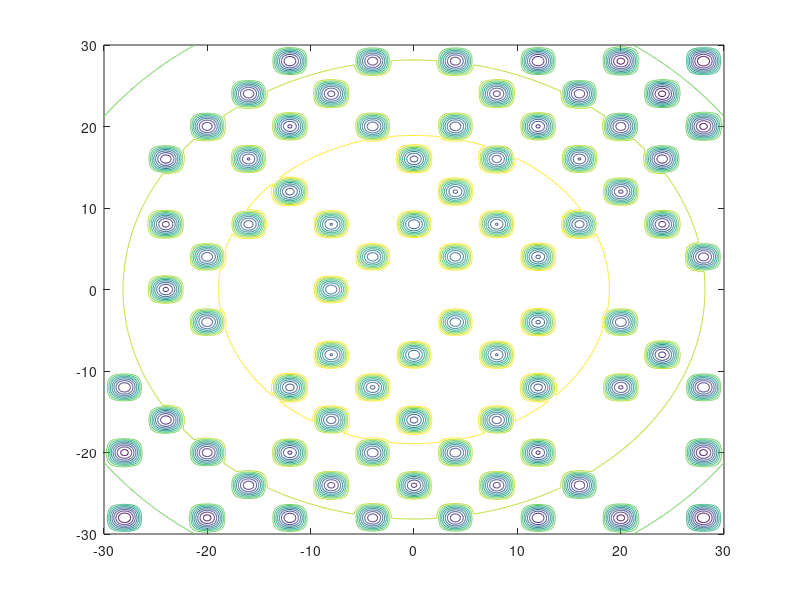

The MATLAB source for this figure: (Note: this script raises an error after producing the figure.)
clear all;
reso=0.1;
Terrain.reso=reso;
[X,Y]=meshgrid(-30:reso:30);
BaseCon=@(x,y)(200/(2*pi*1000))*exp(-(x.^2+y.^2)/(2*1000));
period =4;
A=0.05;
B=0.01;
Obstacles = @(x,y) min(0,-A*cos(pi.*(x)./period).*cos(pi.*(y)./period)+B);
Z0=BaseCon(X,Y);
Z1=Obstacles(X,Y);
[minxID, minyID]=find(Z1==min(min(Z1)));
[windX, windY]=meshgrid(-period/(2*reso):(period/(2*reso)),-period/(2*reso):(period/(2*reso)));% meshgrid for span of a single obstacle
ratio=0.3; %ratio of removed obstacles
f=randsample(length(minxID),round(length(minxID)*ratio)); % randomly remove obstacles
for i=1:length(f)
    rem_indX=windX+(minxID(f(i)));
    rem_indX(rem_indX<1)=1;rem_indX(rem_indX>(2*30/reso))=2*30/reso; % clip between the range of terrain
    rem_indY=windY+(minyID(f(i)));
    rem_indY(rem_indY<1)=1;rem_indY(rem_indY>(2*30/reso))=2*30/reso; % clip between the range of terrain
    Z1(rem_indX,rem_indY)=0;
end
rem_indX=windX+301;
rem_indY=windY+301;
Z1(rem_indX,rem_indY)=0;
Terrain.obs=Z1;
%contour(X,Y,Z1);
Terrain.ActualCon=Z0+Z1;
contour(X,Y,Terrain.ActualCon);
hold on;
%SingleBacterium(Terrain);
%Swarm(Terrain);
Swarm_DGD(Terrain);
%{
for i = 1:5000
    %A=SingleBacterium(Terrain);
    disp(i);
    %C=Swarm(Terrain);
    C=Swarm_DGD(Terrain);
    numofstep(i)=C;
end

smax=max(numofstep);
smin=min(numofstep);
space=linspace(smin,smax,(smax-smin));
yy=hist(numofstep,space);
yy=yy/sum(yy);
aver=mean(numofstep);
dev=std(numofstep);
plot(space,yy);
xlabel('Steps');
ylabel('Percentage');
hold on;
%}